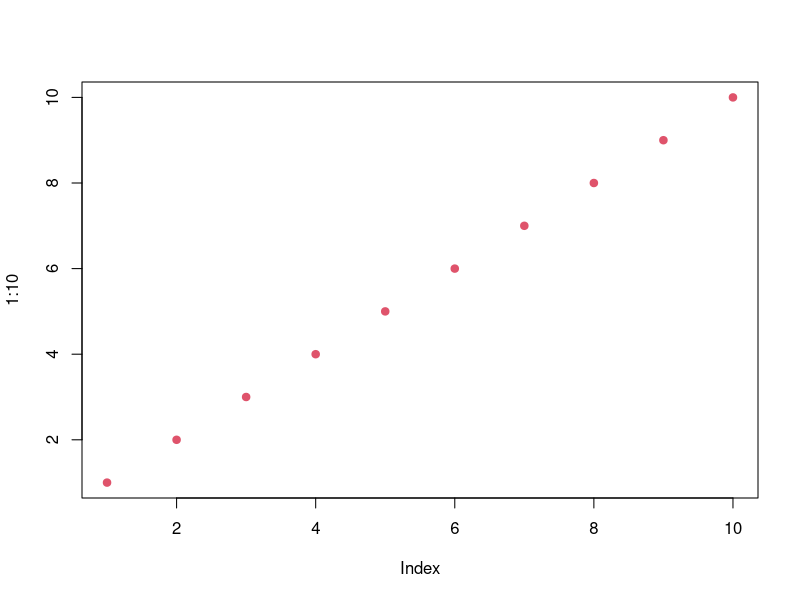

This figure's R source:
## ---- chunk 1
library(ggplot2)
## ---- chunk 2
n <- 1000

x <- rnorm(n)
y <- rpois(3, 10)

plot(1:10, col = 2, pch = 19)
## ---- chunk 3
# ggplot(iris) +
#     geom_histogram(aes(Sepal.Length))
## ---- chunk 4
y = 1:10
# hist(rnorm(10000), 20)
